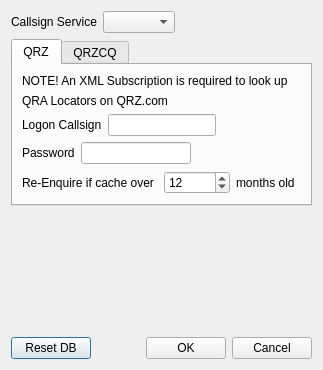
<?xml version="1.0" encoding="UTF-8"?>
<ui version="4.0">
 <class>QrzConfigureDialog</class>
 <widget class="QDialog" name="QrzConfigureDialog">
  <property name="geometry">
   <rect>
    <x>0</x>
    <y>0</y>
    <width>323</width>
    <height>370</height>
   </rect>
  </property>
  <property name="windowTitle">
   <string>QRZ.com Configuration</string>
  </property>
  <layout class="QVBoxLayout" name="verticalLayout_3">
   <item>
    <layout class="QHBoxLayout" name="horizontalLayout_7">
     <item>
      <widget class="QLabel" name="label_11">
       <property name="text">
        <string>Callsign Service</string>
       </property>
      </widget>
     </item>
     <item>
      <widget class="QComboBox" name="callsignServiceComboBox"/>
     </item>
     <item>
      <spacer name="horizontalSpacer_2">
       <property name="orientation">
        <enum>Qt::Orientation::Horizontal</enum>
       </property>
       <property name="sizeHint" stdset="0">
        <size>
         <width>40</width>
         <height>20</height>
        </size>
       </property>
      </spacer>
     </item>
    </layout>
   </item>
   <item>
    <widget class="QTabWidget" name="tabWidget">
     <property name="currentIndex">
      <number>0</number>
     </property>
     <widget class="QWidget" name="qrzTab">
      <attribute name="title">
       <string>QRZ</string>
      </attribute>
      <layout class="QVBoxLayout" name="verticalLayout_5">
       <item>
        <layout class="QVBoxLayout" name="verticalLayout">
         <item>
          <widget class="QLabel" name="label_3">
           <property name="text">
            <string>NOTE! An XML Subscription is required to look up</string>
           </property>
          </widget>
         </item>
         <item>
          <widget class="QLabel" name="label_4">
           <property name="text">
            <string>QRA Locators on QRZ.com</string>
           </property>
          </widget>
         </item>
        </layout>
       </item>
       <item>
        <layout class="QHBoxLayout" name="horizontalLayout">
         <item>
          <widget class="QLabel" name="label">
           <property name="text">
            <string>Logon Callsign</string>
           </property>
          </widget>
         </item>
         <item>
          <widget class="QLineEdit" name="qrzLogonCallsignLineEdit"/>
         </item>
         <item>
          <spacer name="horizontalSpacer_5">
           <property name="orientation">
            <enum>Qt::Orientation::Horizontal</enum>
           </property>
           <property name="sizeHint" stdset="0">
            <size>
             <width>40</width>
             <height>20</height>
            </size>
           </property>
          </spacer>
         </item>
        </layout>
       </item>
       <item>
        <layout class="QHBoxLayout" name="horizontalLayout_2">
         <item>
          <widget class="QLabel" name="label_2">
           <property name="text">
            <string>Password</string>
           </property>
          </widget>
         </item>
         <item>
          <widget class="QLineEdit" name="qrzPasswordLineEdit"/>
         </item>
         <item>
          <spacer name="horizontalSpacer_6">
           <property name="orientation">
            <enum>Qt::Orientation::Horizontal</enum>
           </property>
           <property name="sizeHint" stdset="0">
            <size>
             <width>40</width>
             <height>20</height>
            </size>
           </property>
          </spacer>
         </item>
        </layout>
       </item>
       <item>
        <layout class="QHBoxLayout" name="horizontalLayout_4">
         <item>
          <widget class="QLabel" name="label_5">
           <property name="text">
            <string>Re-Enquire if cache over </string>
           </property>
          </widget>
         </item>
         <item>
          <widget class="QSpinBox" name="qrzCacheAge">
           <property name="maximum">
            <number>120</number>
           </property>
           <property name="value">
            <number>12</number>
           </property>
          </widget>
         </item>
         <item>
          <widget class="QLabel" name="label_6">
           <property name="text">
            <string>months old</string>
           </property>
          </widget>
         </item>
        </layout>
       </item>
      </layout>
     </widget>
     <widget class="QWidget" name="qrzCqTab">
      <attribute name="title">
       <string>QRZCQ</string>
      </attribute>
      <layout class="QVBoxLayout" name="verticalLayout_4">
       <item>
        <layout class="QVBoxLayout" name="verticalLayout_2">
         <item>
          <widget class="QLabel" name="label_9">
           <property name="text">
            <string>NOTE! An XML Subscription is required to look up</string>
           </property>
          </widget>
         </item>
         <item>
          <widget class="QLabel" name="label_10">
           <property name="text">
            <string>QRA Locators on QRZ.com</string>
           </property>
          </widget>
         </item>
        </layout>
       </item>
       <item>
        <layout class="QHBoxLayout" name="horizontalLayout_6">
         <item>
          <widget class="QLabel" name="label_8">
           <property name="text">
            <string>Logon Callsign</string>
           </property>
          </widget>
         </item>
         <item>
          <widget class="QLineEdit" name="qrzCqLogonCallsignLineEdit"/>
         </item>
         <item>
          <spacer name="horizontalSpacer_3">
           <property name="orientation">
            <enum>Qt::Orientation::Horizontal</enum>
           </property>
           <property name="sizeHint" stdset="0">
            <size>
             <width>40</width>
             <height>20</height>
            </size>
           </property>
          </spacer>
         </item>
        </layout>
       </item>
       <item>
        <layout class="QHBoxLayout" name="horizontalLayout_5">
         <item>
          <widget class="QLabel" name="label_7">
           <property name="text">
            <string>Password</string>
           </property>
          </widget>
         </item>
         <item>
          <widget class="QLineEdit" name="qrzCqPasswordLineEdit"/>
         </item>
         <item>
          <spacer name="horizontalSpacer_4">
           <property name="orientation">
            <enum>Qt::Orientation::Horizontal</enum>
           </property>
           <property name="sizeHint" stdset="0">
            <size>
             <width>40</width>
             <height>20</height>
            </size>
           </property>
          </spacer>
         </item>
        </layout>
       </item>
       <item>
        <layout class="QHBoxLayout" name="horizontalLayout_8">
         <item>
          <widget class="QLabel" name="label_12">
           <property name="text">
            <string>Re-Enquire if cache over </string>
           </property>
          </widget>
         </item>
         <item>
          <widget class="QSpinBox" name="qrzCqCacheAge">
           <property name="maximum">
            <number>120</number>
           </property>
           <property name="value">
            <number>12</number>
           </property>
          </widget>
         </item>
         <item>
          <widget class="QLabel" name="label_13">
           <property name="text">
            <string>months old</string>
           </property>
          </widget>
         </item>
        </layout>
       </item>
      </layout>
     </widget>
    </widget>
   </item>
   <item>
    <spacer name="verticalSpacer">
     <property name="orientation">
      <enum>Qt::Orientation::Vertical</enum>
     </property>
     <property name="sizeHint" stdset="0">
      <size>
       <width>20</width>
       <height>40</height>
      </size>
     </property>
    </spacer>
   </item>
   <item>
    <layout class="QHBoxLayout" name="horizontalLayout_3">
     <item>
      <widget class="QPushButton" name="resetDBButton">
       <property name="text">
        <string>Reset DB</string>
       </property>
      </widget>
     </item>
     <item>
      <spacer name="horizontalSpacer">
       <property name="orientation">
        <enum>Qt::Orientation::Horizontal</enum>
       </property>
       <property name="sizeHint" stdset="0">
        <size>
         <width>40</width>
         <height>20</height>
        </size>
       </property>
      </spacer>
     </item>
     <item>
      <widget class="QPushButton" name="OKButton">
       <property name="text">
        <string>OK</string>
       </property>
      </widget>
     </item>
     <item>
      <widget class="QPushButton" name="cancelButton">
       <property name="text">
        <string>Cancel</string>
       </property>
      </widget>
     </item>
    </layout>
   </item>
  </layout>
 </widget>
 <resources/>
 <connections/>
</ui>
